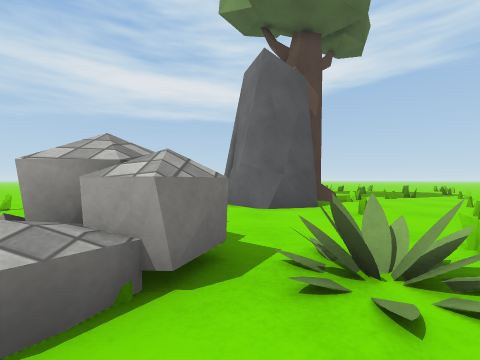
View 1 (above)

16 first-person views from a walk through a scene from a Unity 3-D project. The camera is 0.68 m above the floor, looks level and sees 90° across. The floor is counted in squares, 1 m on a side. Each view is taken from the middle of a square. On the plan, view 1 faces up. The plan holds only what a view shows up to about 9 squares ahead; the rest is blank. The place goes on beyond the plan. The player character is not drawn. Some animated figures are not drawn. Surface patterns are stand-ins for the level's own textures.

View 2
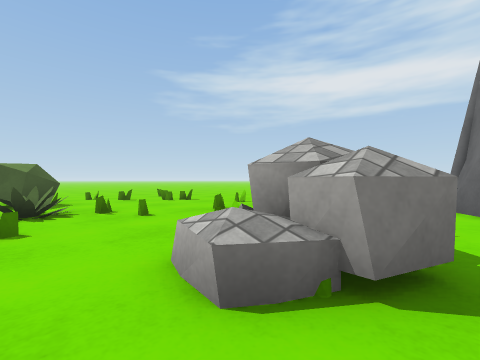

View 3
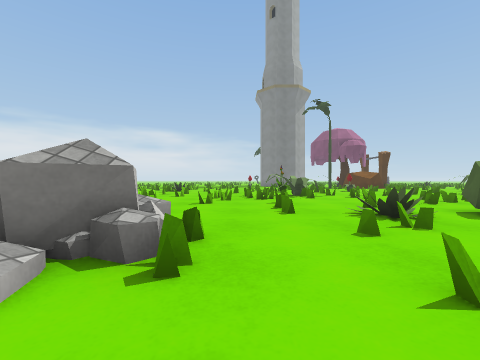

View 4
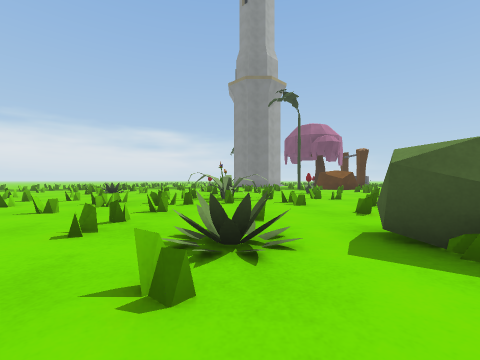

View 5
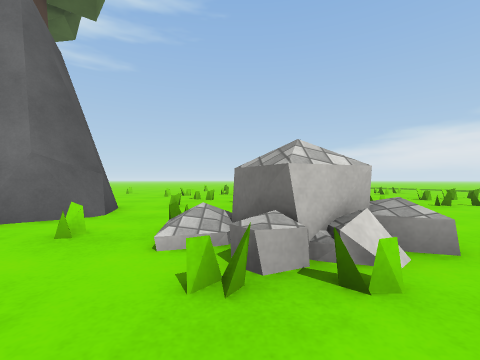

View 6
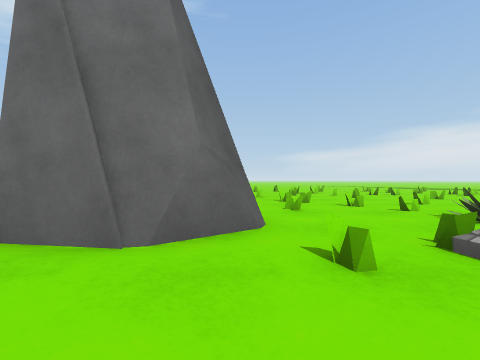

View 7
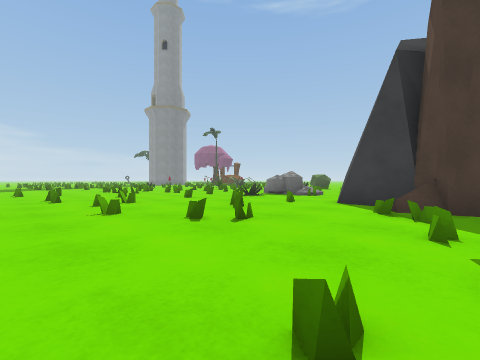

View 8
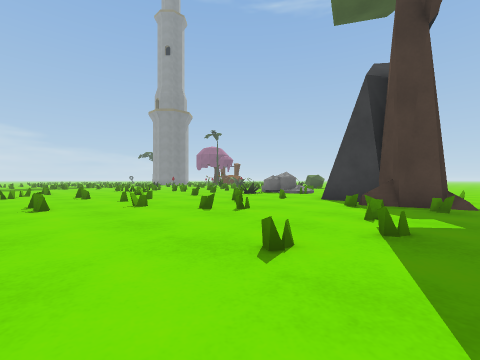

View 9
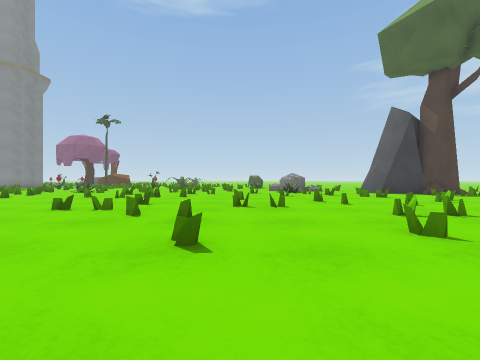

View 10
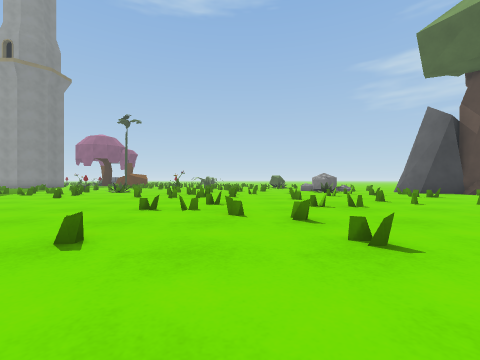

View 11
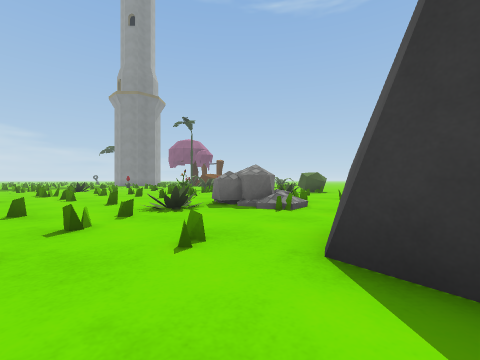

View 12
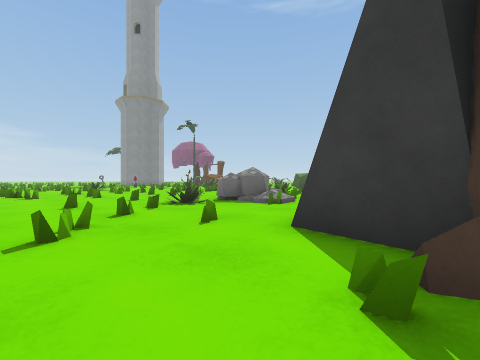

View 13
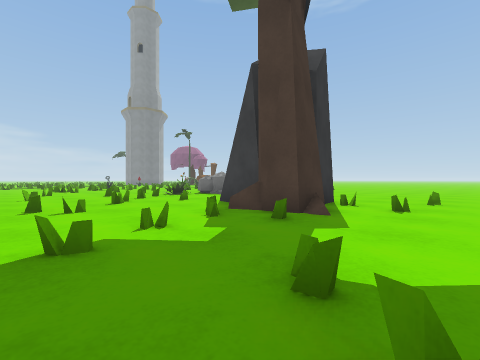

View 14
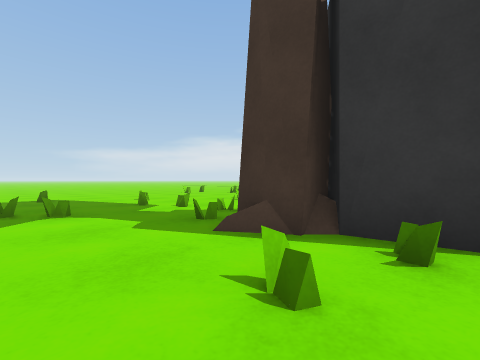

View 15
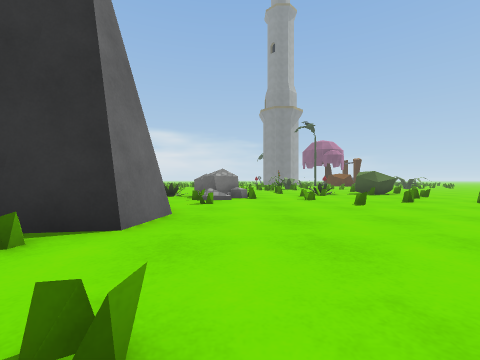

View 16
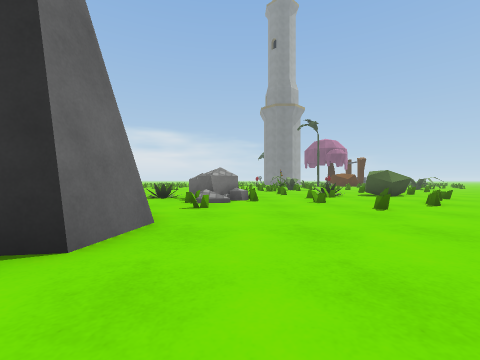

### Floor plan
Key: @ floor where view 1 was taken; # wall or solid block; x gap in a wall; . floor; = window, fence, low wall or low ledge; T tree; R rock; B bush; O other object.
Columns run from 10 left of view 1 to 14 right of it. Each row starts with its distance up from view 1.
 12      ...........=......
 11      ....=.=....=..=...
 10       ......=.........
  9      .....###T.=.==..
  8    .......###T=......
  7    .......###........
  6   ........RRR...==...
  5  =.=.=...=..==.=.....
  4 ..=...=..==.##=..=...
  3 ..=.....OO .#=.....=.
  2 .=...=..OOOB=...==.=..
  1  B#.B=..OO....=......=.
  0  BB.B.=...@.=.....=.....
 -1  ...=...........=.=......
 -2 .=....=.=...=.......==..
 -3 .=....=.x.=.=.=....=.....
 -4  ..=B.===.....=..==.....
 -5 ..=BB..=.=.== ==..=..=.
 -6 .= .BB#   ..  #=......
 -7                 .....
 -8                .....
 -9                ....
-10                 ..

Positions as (right, up) in squares from view 1, and headings:
1: (0, 0), facing up
2: (0, 0), facing up-left
3: (-3, 5), facing down
4: (-6, 3), facing down
5: (-4, 3), facing right
6: (-3, 6), facing right
7: (9, 9), facing down-left
8: (10, 10), facing down-left
9: (14, -1), facing left
10: (14, -3), facing left
11: (4, 7), facing down-left
12: (5, 8), facing down-left
13: (7, 12), facing down-left
14: (0, 12), facing down-right
15: (-2, 12), facing down
16: (-2, 11), facing down
